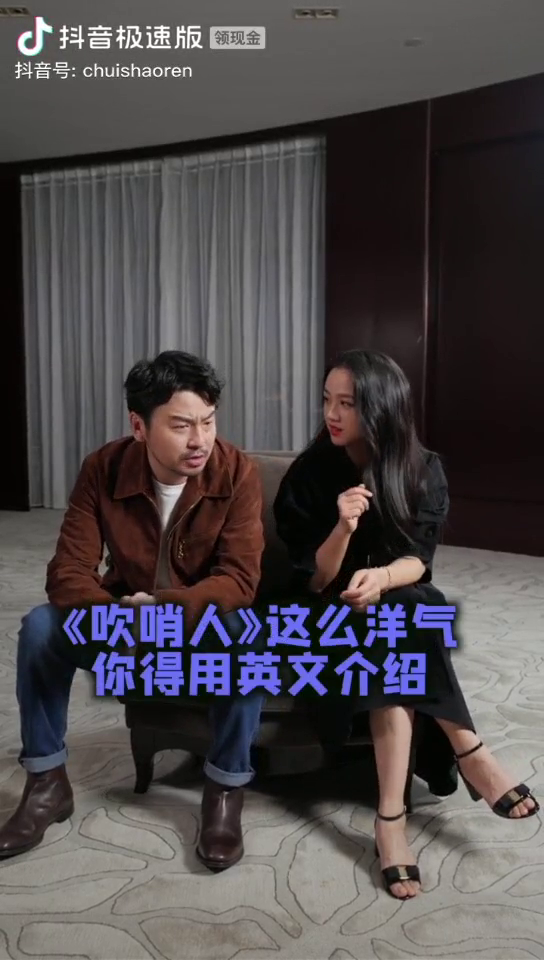
#> input picture frame 70 of camTest.mp4, 544 x 960 px
$ python camera.py
#> lines starting #> are read from the running program, lines starting #| are printed output that depends on the picture; after the words box and inside, x2 and y2 are one past the last pixel; in counts of white or black regions, pixels touching at a corner belong together
import cv2
import numpy


cap = cv2.VideoCapture("camTest.mp4")   # 获取视频流
#cap = cv2.VideoCapture(0)              # 捕捉摄像头视频流    笔记本内置摄像头0  外接USB摄像头1


face_cascade = cv2.CascadeClassifier('haarcascade_frontalface_default.xml')
#eye_cascade = cv2.CascadeClassifier('haarcascade_eye_tree_eyeglasses.xml')     # 仅在带被检测者戴眼镜时方可检测
eye_cascade = cv2.CascadeClassifier('haarcascade_eye.xml')

while cap.isOpened():
    ret, frame = cap.read()
#> frame is the input picture: shape (960, 544, 3); mean B, G, R 74.4, 72.5, 77.9
    gray = cv2.cvtColor(frame,cv2.COLOR_BGR2GRAY)#将图片转化成灰度
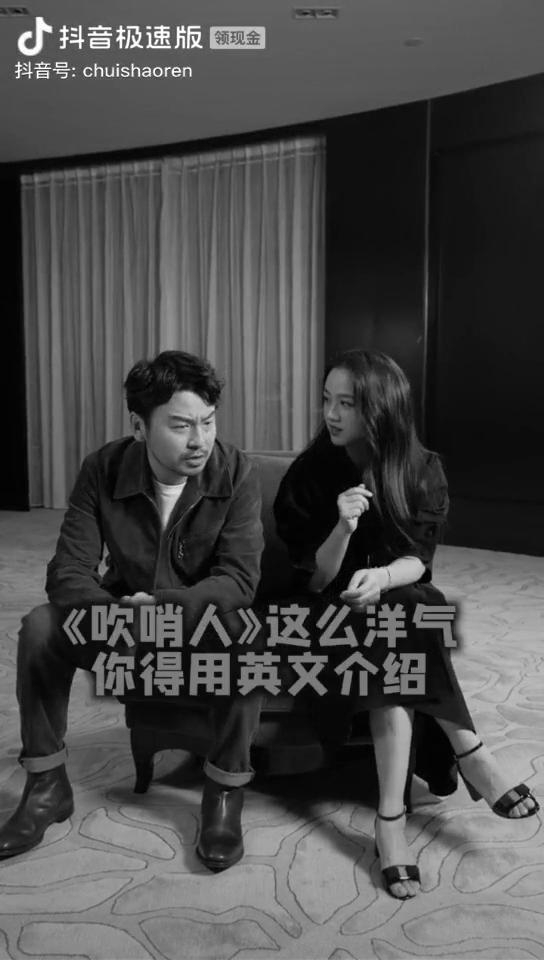
#> gray: shape (960, 544); min 0, max 255, mean 74.3
    gray = cv2.equalizeHist(gray)
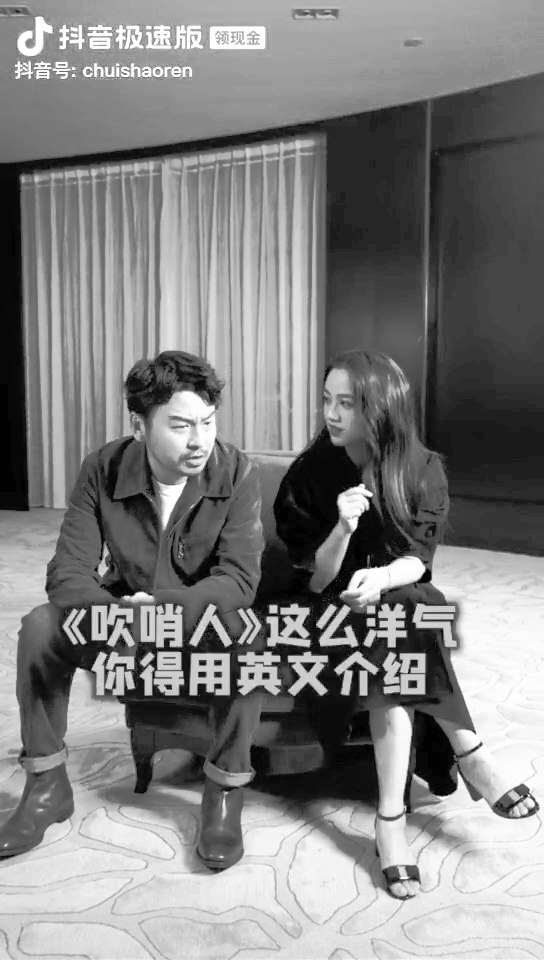
#> gray: shape (960, 544); min 0, max 255, mean 128.6
    faces = face_cascade.detectMultiScale(gray, 1.2, 5)
#> faces = [[153, 394, 78, 78]]
    i=0
    for (x,y,w,h) in faces:
        i= i+1
        img = cv2.rectangle(frame,(x,y),(x+w,y+h),(255,0,0),2)
        cv2.putText(frame, ('Face_%02d' % i), (x, y), cv2.FONT_HERSHEY_SIMPLEX, 0.6, (0,0,255), 1, cv2.LINE_AA)
        roi_gray = gray[y:y+h, x:x+w]
        roi_color = frame[y:y+h, x:x+w]
        eyes = eye_cascade.detectMultiScale(roi_gray)
        j=0
        for (ex,ey,ew,eh) in eyes:
            j=j+1
            cv2.rectangle(roi_color, (ex, ey), (ex+ew, ey+eh), (0, 255, 0), 2)
            cv2.putText(img, ('Eye_%02d' % j), (x+ex, y+ey), cv2.FONT_HERSHEY_SIMPLEX, 0.6, (0,0,255), 1, cv2.LINE_AA)
#> this loop made 1 pass
#> (x, y, w, h, i) on pass 1: (153, 394, 78, 78, 1)
#> pass 1, `roi_gray = gray[y:y+h, x:x+w]`:
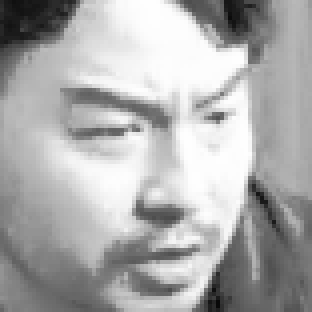
#> roi_gray: shape (78, 78) (shown 4 times larger); min 9, max 254, mean 172.4
#> pass 1, `roi_color = frame[y:y+h, x:x+w]`:
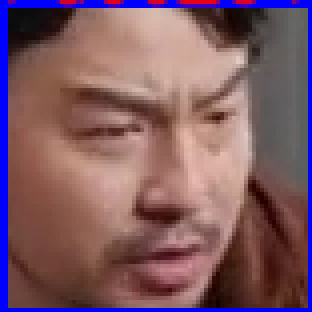
#> roi_color: shape (78, 78, 3) (shown 4 times larger); mean B, G, R 100.4, 90.4, 126
#> after the loop:
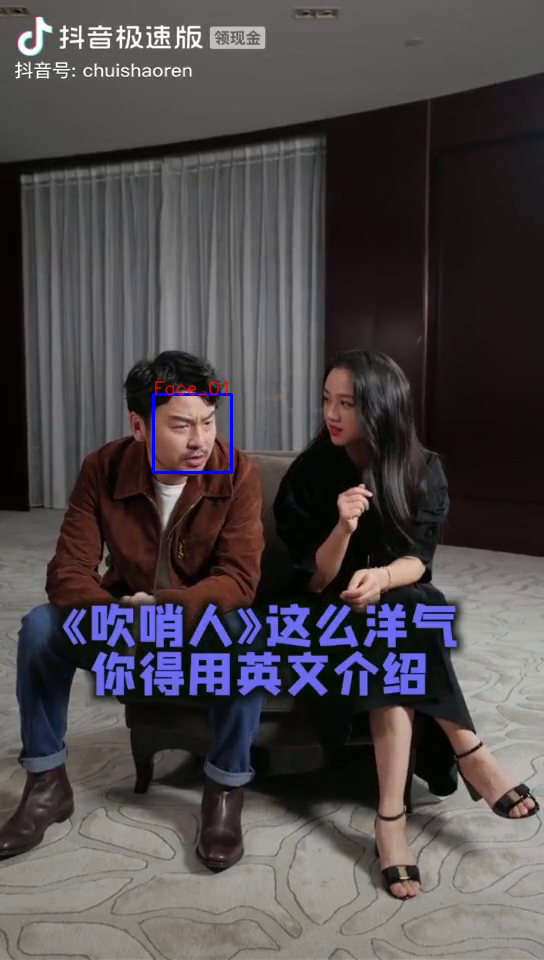
#> frame: shape (960, 544, 3); 0.25% of pixels changed, all inside (x1, y1, x2, y2) = (152, 380, 233, 474)
#> after the loop, i = 1
    cv2.imshow("cammera", frame)
    if cv2.waitKey(100) & 0xff == ord('q'):
#> (key q is pressed here)
        break
cap.release()
cv2.destroyAllWindows()

$ run again, starting later in the video
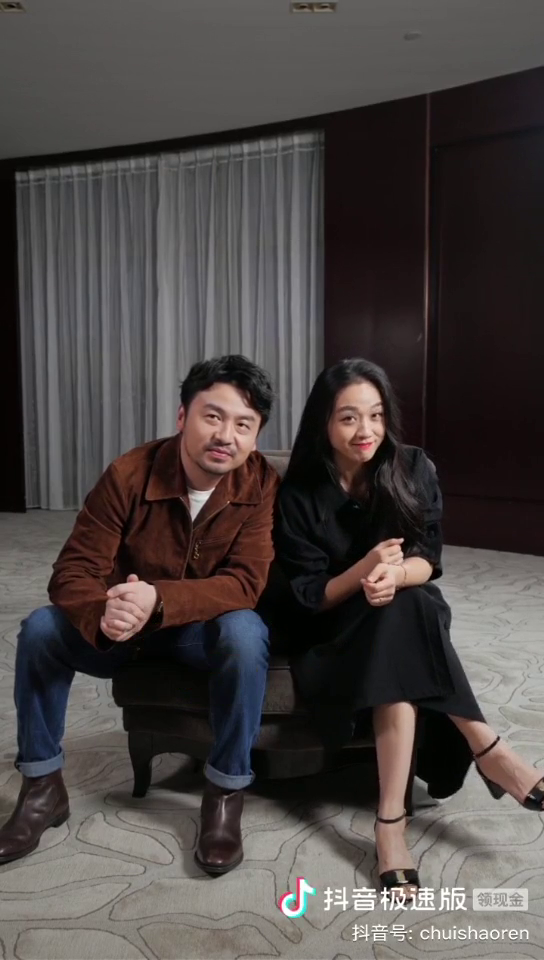
#> input picture frame 318 of camTest.mp4, 544 x 960 px
#> frame is the input picture: shape (960, 544, 3); mean B, G, R 67.9, 69.3, 75.4
#> `gray = cv2.equalizeHist(gray)`:
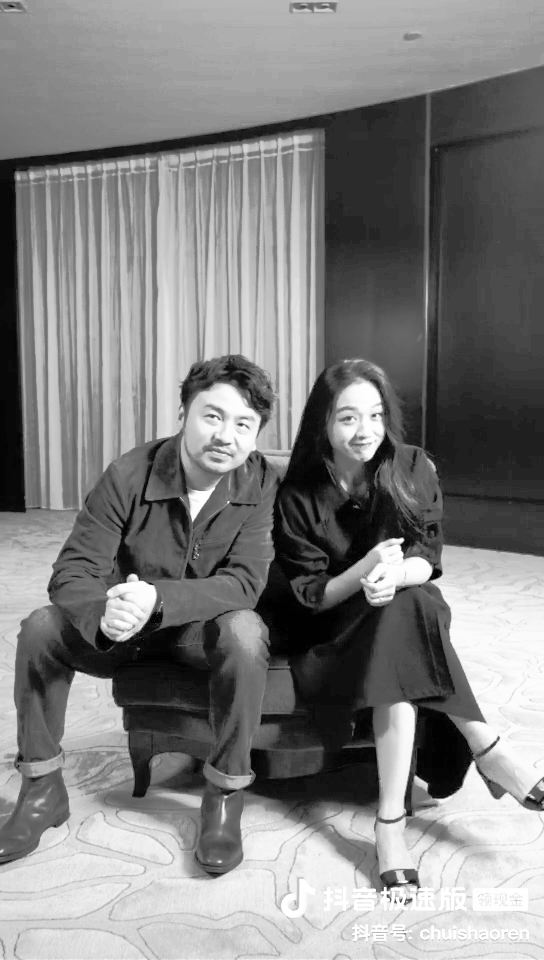
#> gray: shape (960, 544); min 0, max 255, mean 128.7
#> faces = [[326, 391, 70, 70], [181, 385, 86, 86]]
#> the loop `for (x,y,w,h) in faces:` made 2 passes
#> (x, y, w, h, i, eyes) on passes 1 to 2: (326, 391, 70, 70, 1, [[10, 16, 23, 23]]), (181, 385, 86, 86, 2, [[20, 20, 24, 24], [49, 28, 24, 24]])
#> after the loop `for (x,y,w,h) in faces:`:
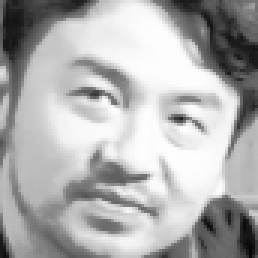
#> roi_gray: shape (86, 86) (shown 3 times larger); min 5, max 254, mean 174.3
#> after the loop `for (x,y,w,h) in faces:`: i = 2

$ run again, starting later in the video
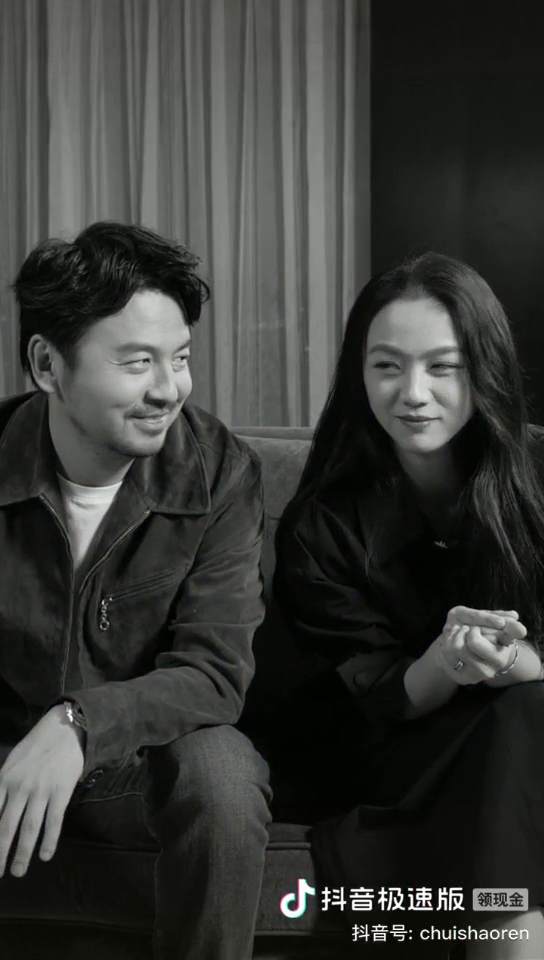
#> input picture frame 566 of camTest.mp4, 544 x 960 px
#> frame is the input picture: shape (960, 544, 3); mean B, G, R 53.3, 56.1, 54.8
#> `gray = cv2.equalizeHist(gray)`:
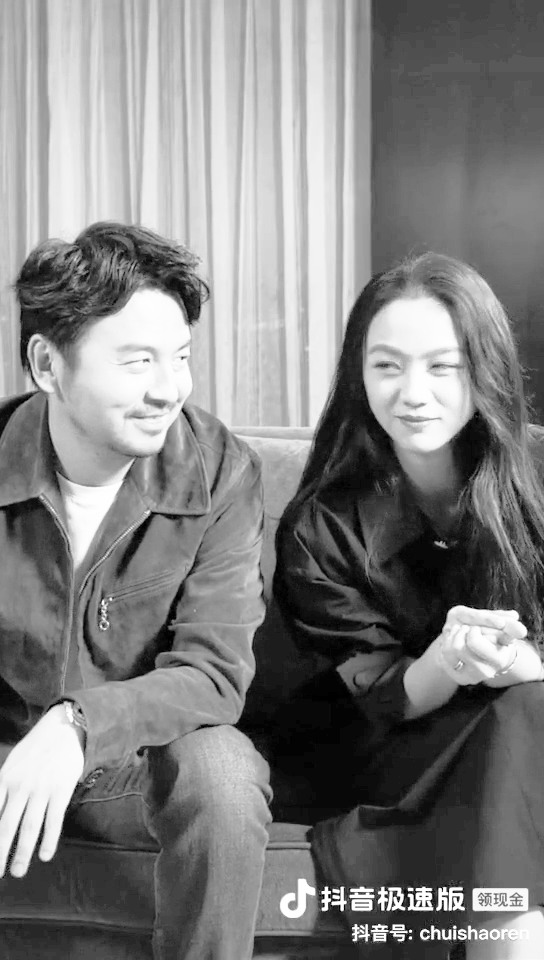
#> gray: shape (960, 544); min 0, max 255, mean 128.8
#> faces = [[346, 311, 135, 135], [74, 307, 139, 139]]
#> the loop `for (x,y,w,h) in faces:` made 2 passes
#> (x, y, w, h, i, eyes) on passes 1 to 2: (346, 311, 135, 135, 1, [[22, 35, 39, 39]]), (74, 307, 139, 139, 2, [[32, 18, 66, 66]])
#> after the loop `for (x,y,w,h) in faces:`:
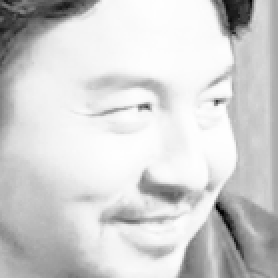
#> roi_gray: shape (139, 139) (shown 2 times larger); min 0, max 254, mean 209
#> after the loop `for (x,y,w,h) in faces:`: i = 2
